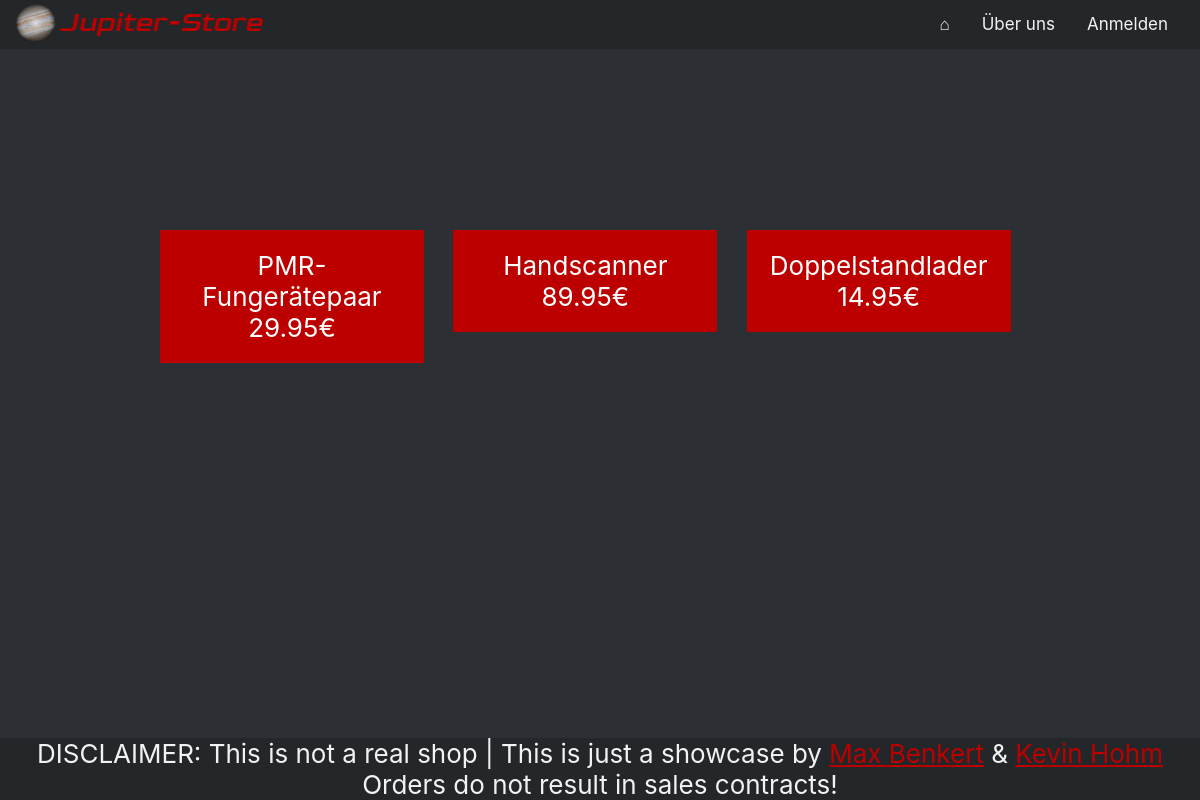
The page /category.php?id=2&category=Mobilfunk on the database as committed earlier.
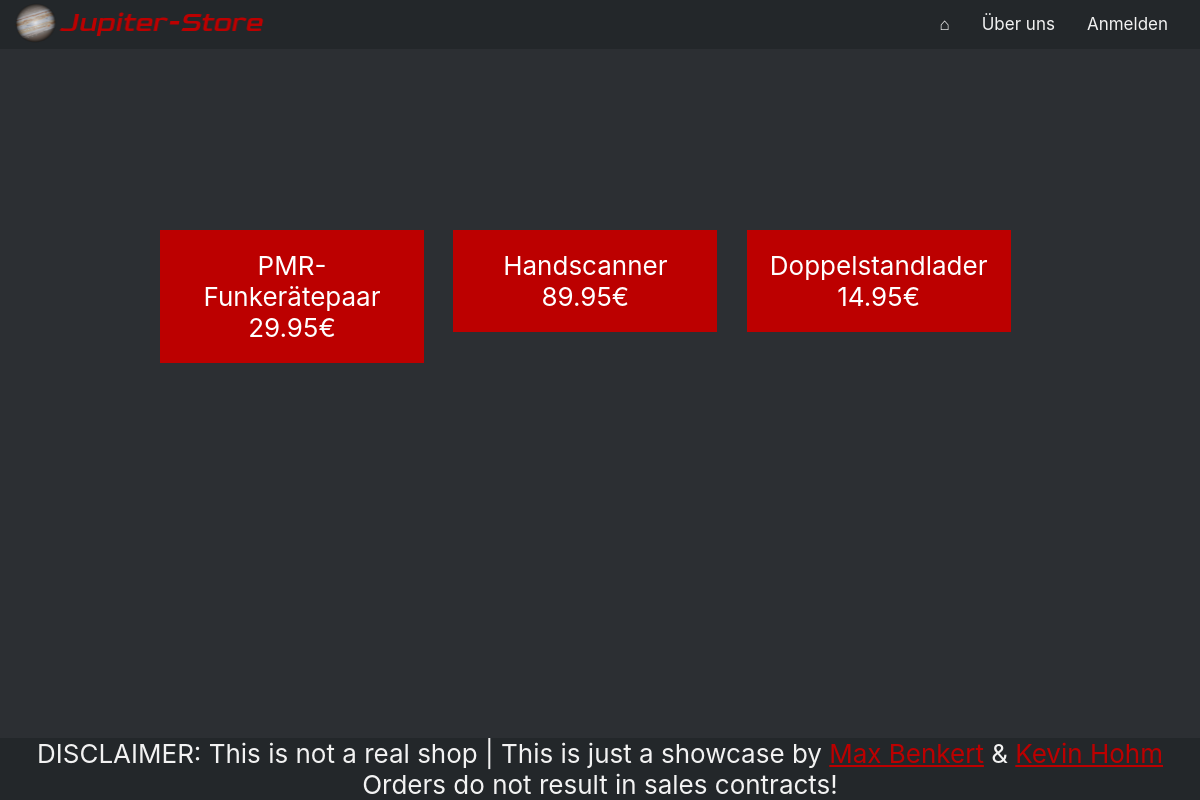
The same page on the database as committed later.
### tables this page shows
CREATE TABLE IF NOT EXISTS `article` (
  `article_nr` int(11) unsigned NOT NULL AUTO_INCREMENT,
  `name` varchar(255) NOT NULL DEFAULT '',
  `price` double(6,2) unsigned DEFAULT NULL,
  `category` int(11) NOT NULL,
  PRIMARY KEY (`article_nr`),
  KEY `FK_article_article_category` (`category`),
  CONSTRAINT `FK_article_article_category` FOREIGN KEY (`category`) REFERENCES `article_category` (`id`) ON DELETE CASCADE ON UPDATE CASCADE
);

### src/php_include/basic_includes.php (called while the page is built, shortened)
<?php
include("html_include/header.php");

### src/php_include/db_article.php (called while the page is built, shortened)
<?php
function db_get_articles_from_category($cat_id)
{
    $mysqli = db_connect();
    $sql    = "SELECT * FROM article WHERE category=?";
    $con    = $mysqli->prepare($sql);
    $con->bind_param("i", $cat_id);
    $con->execute();
    $res = $con->get_result();
    if ($res->num_rows == 0) {
        return FALSE;
    } else {
        $articles = array();
        $i        = 0;
        while ($row = $res->fetch_assoc()) {
            $articles[$i]           = new Article();
            $articles[$i]->id       = $row["article_nr"];
            $articles[$i]->name     = $row["name"];
            $articles[$i]->price    = $row["price"];
            $articles[$i]->category = $row["category"];
            $i++;
        }
    }
    return $articles;
}
?>

### src/category.php (the view, shortened to what this page needs)
<?php
require_once("php_include/basic_includes.php");
require_once("php_include/db_article.php");
$articles = db_get_articles_from_category($_GET["id"]);
if ($articles) {
    foreach ($articles as $article) {
        echo "<a class='stealth__a' href='detail.php?id=" . $article->id . "'><div class='box'><center>" . $article->name . "<br>" . number_format($article->price, 2) . "€</center></div>";
    }
}
else {
    echo "<h2>Zu dieser Kategorie haben wir derzeit leider keine Produkte!</h2>";
    echo "<form action=''/>
    <input type='submit' value='Zurück zur Übersicht'>
    </form>";
}

### src/html_include/header.php (shortened to what this page needs)
<head>
    <link rel="stylesheet" href="./css/navbar.css">
</head>
<div class="navbar">
    <a href="/">
    <img class="resize" src="./static/Banner.png" alt="Banner">
    </a>
    <div class="navbar-right">
        <a class="link" href="/">&#x2302</a>
        <a class="link" href="/about.php">Über uns</a>
        <?php
            if (isset($_SESSION["user"])) {
                echo "<a class='link' href='/cart.php'>&#128722</a><a class='link' href='/orders.php'>Bestellungen</a>";
                echo "<a class='link' href='/logout.php'>Abmelden</a>";
                echo "<h3>Willkommen, " , unserialize($_SESSION["user"])->firstname, " ", unserialize($_SESSION["user"])->lastname;
            }
            else {
                echo "<a class='link' href='/login.php'>Anmelden</a>";
            }
            ?>
        </div>
    </div>
  <div class="content">

### src/css/base.css (style rules this page uses)
* { margin:0; padding:0; }
body { padding-top: 70px; background-color: #2C2F33; color: #f2f2f2; font-family: -apple-system, BlinkMacSystemFont, 'Segoe UI', Roboto, Oxygen, Ubuntu, Cantarell, 'Open Sans', 'Helvetica Neue', sans-serif; font-size: 26px; }
.content { margin: 10rem; }
.box { float: left; width: 30%; margin-right: 3.33333%; margin-bottom: 3.33333%; padding: 20px 20px; background: rgb(188, 0, 0); box-sizing: border-box; }
.stealth__a { color: white; }

### src/css/footer.css (style rules this page uses)
footer { position: fixed; left: 0; bottom: 0; width: 100%; background-color: #23272A; color: #f2f2f2; text-align: center; }
footer a:link { color: rgb(188,0,0); }

### src/css/navbar.css (style rules this page uses)
.navbar { overflow: hidden; background-color: #23272A; position: fixed; top: 0; width: 100%; }
.navbar-right { float: right; margin-right: 1rem; }
.link { float: left; display: block; color: #f2f2f2; text-align: center; padding: 14px 16px; text-decoration: none; font-size: 17px; }
.resize { width: 30%; height: auto; }

Rows that differ between the two databases and show on the page:
changed article: name "PMR-Fungerätepaar" → "PMR-Funkerätepaar"
